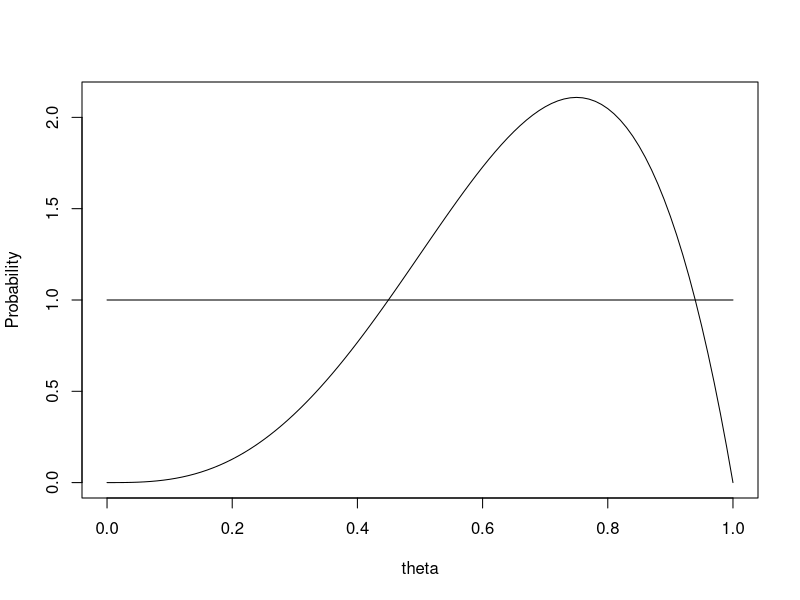
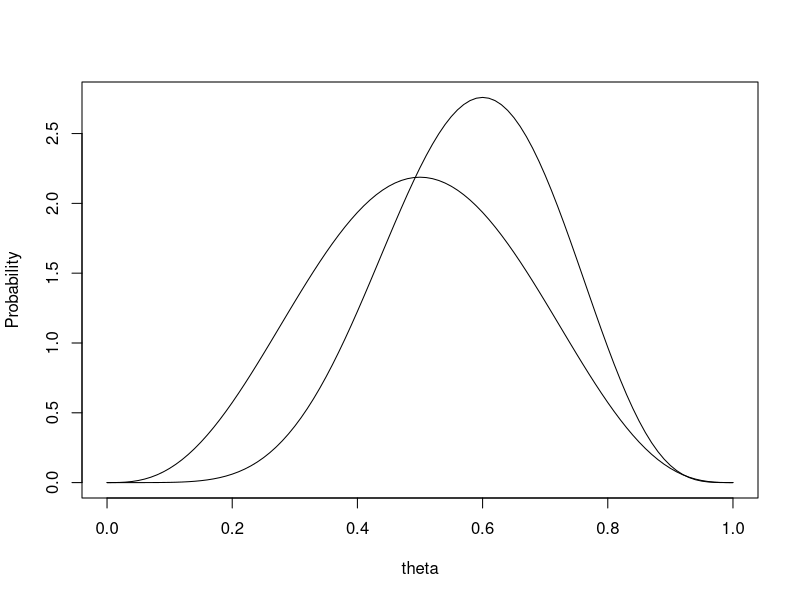
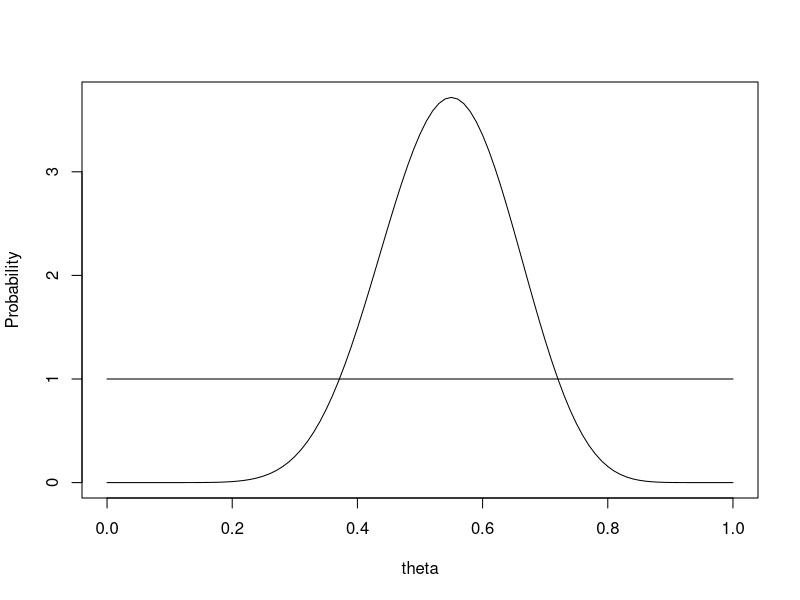
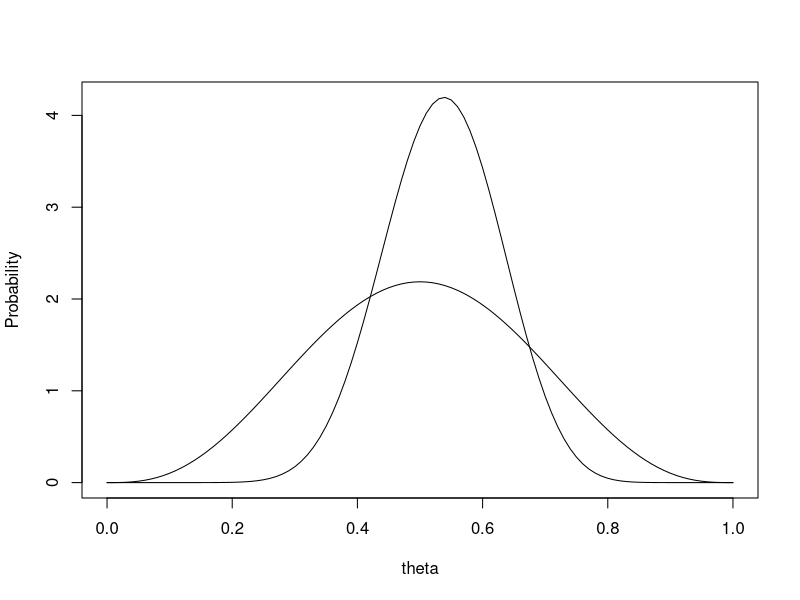

These figures' R source, in order:
# (r,s) = (1,1) & (4,4)
# (n,k) = (4,3) & (20,11)

prior <-function(r,s,theta){ 
  (1/beta(r,s))*(theta^(r-1))*((1-theta)^(s-1))
  }
posterior <-function(r,s,n,k,theta){
  (1/beta((r+k),(s+n-k)))*(theta^(r+k-1))*((1-theta)^(n+s-k-1))
}

theta <- seq(0,1,by=.01)

## 1 ##
# r= 1, s=1, n= 4, k=3
r=1
s=1
n=4
k=3

p_prior <- prior(r,s,theta)
p_posterior <- posterior(r,s,n,k,theta)
plot(theta,p_posterior, type="l",ylab="Probability")
lines(theta,p_prior)

a = r+k
b = s+n-k
p = 1 - pbeta(.5,a,b)
p

## 2 ##
# r= 4, s=4, n= 4, k=3
r=4
s=4
n=4
k=3

p_prior <- prior(r,s,theta)
p_posterior <- posterior(r,s,n,k,theta)
plot(theta,p_posterior, type="l",ylab="Probability")
lines(theta,p_prior)

a = r+k
b = s+n-k
p = 1 - pbeta(.5,a,b)
p

## 3 ##
# r= 1, s=1, n= 20, k=11
r=1
s=1
n=20
k=11

p_prior <- prior(r,s,theta)
p_posterior <- posterior(r,s,n,k,theta)
plot(theta,p_posterior, type="l",ylab="Probability")
lines(theta,p_prior)

a = r+k
b = s+n-k
p = 1 - pbeta(.5,a,b)
p

## 4 ##
# r= 4, s=4, n= 20, k=11
r=4
s=4
n=20
k=11

p_prior <- prior(r,s,theta)
p_posterior <- posterior(r,s,n,k,theta)
plot(theta,p_posterior, type="l", ylab="Probability")
lines(theta,p_prior)

a = r+k
b = s+n-k
p = 1 - pbeta(.5,a,b)
p

